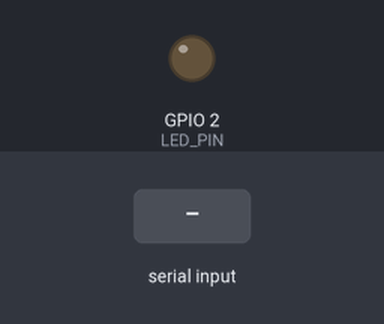
Bench run of a sketch on a simulated ESP32. Shown: output pins drawn as LEDs (lit = HIGH). The inputs (shaded band) are chosen by the test bench. Random numbers use the default seed unless the sketch sets one.

Above: at 1.2 s.
1.3 s: "3" received over Serial
At 2.2 s:
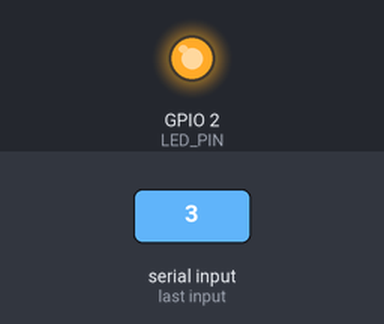
4.3 s: "0" received over Serial
Timing chart, 0 to 7.3 s (numbered marks = the images above; inputs shaded):
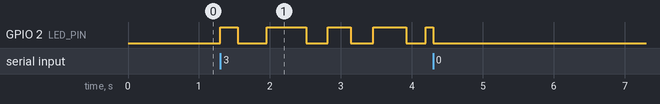

Measured:
- after the input at 1.3 s, GPIO 2 (LED_PIN): LOW → HIGH at once, → LOW 0.25 s later, → HIGH 0.41 s later, → LOW 0.55 s later, … (9 changes in this stretch)

The sketch:

esp32_ultrasonic_guard.ino
```cpp
#include <Arduino.h>

#define LED_PIN 2

char command;
unsigned long lastBlink = 0;
unsigned long blinkInterval = 0;
bool ledState = LOW;

void setup() {
  pinMode(LED_PIN, OUTPUT);
  digitalWrite(LED_PIN, LOW);
  Serial.begin(115200);
}

void loop() {
  if (Serial.available()) {
    command = Serial.read();
  }

  // RANDOM BLINK PATTERN (Threat Mode)
  if (command == '3') {
    unsigned long now = millis();
    if (now - lastBlink > blinkInterval) {
      ledState = !ledState;
      digitalWrite(LED_PIN, ledState);

      // Random delay between 80ms – 600ms
      blinkInterval = random(80, 600);
      lastBlink = now;
    }
  }

  // SAFE MODE (LED OFF)
  else if (command == '0') {
    digitalWrite(LED_PIN, LOW);
  }
}
```
